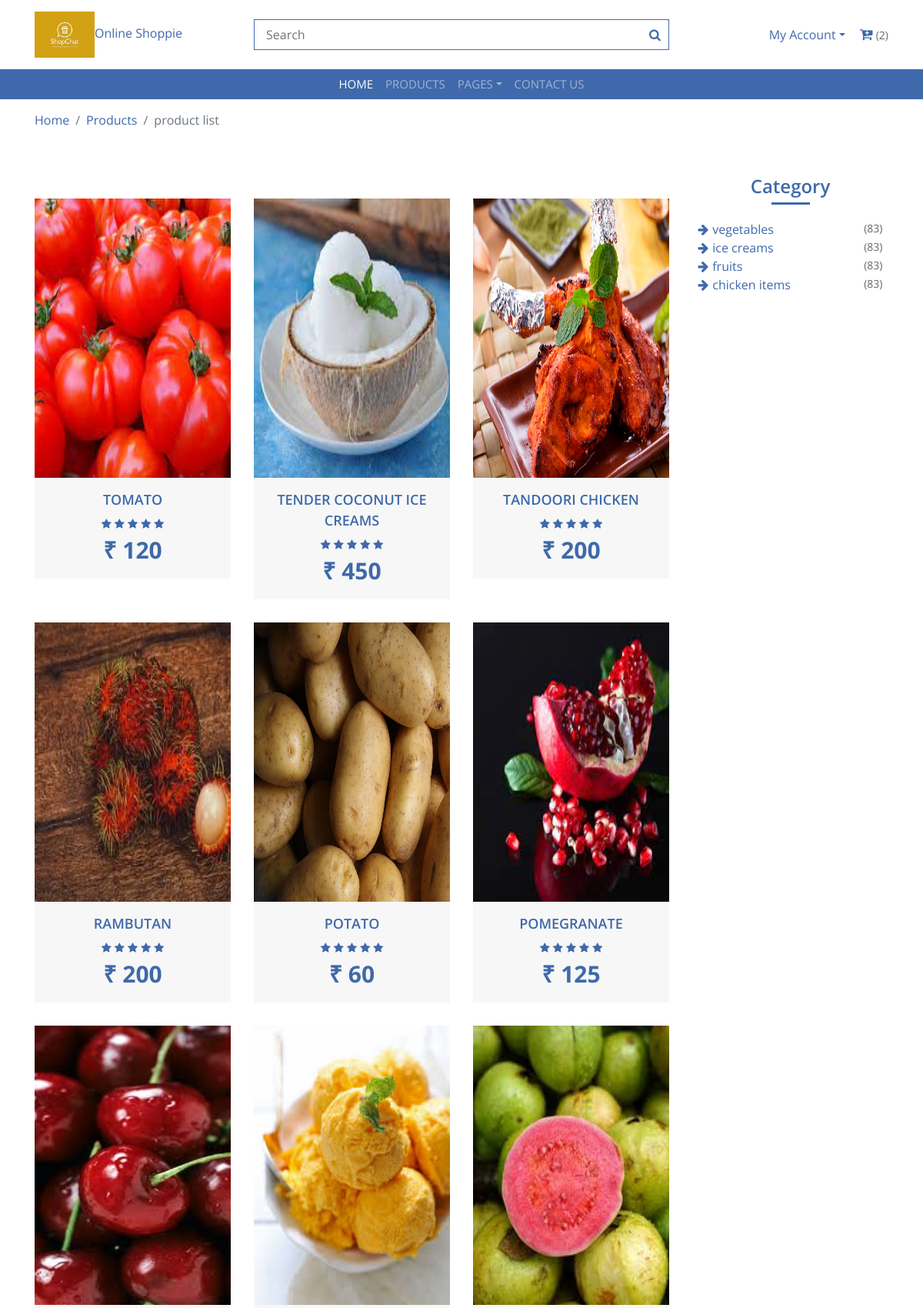
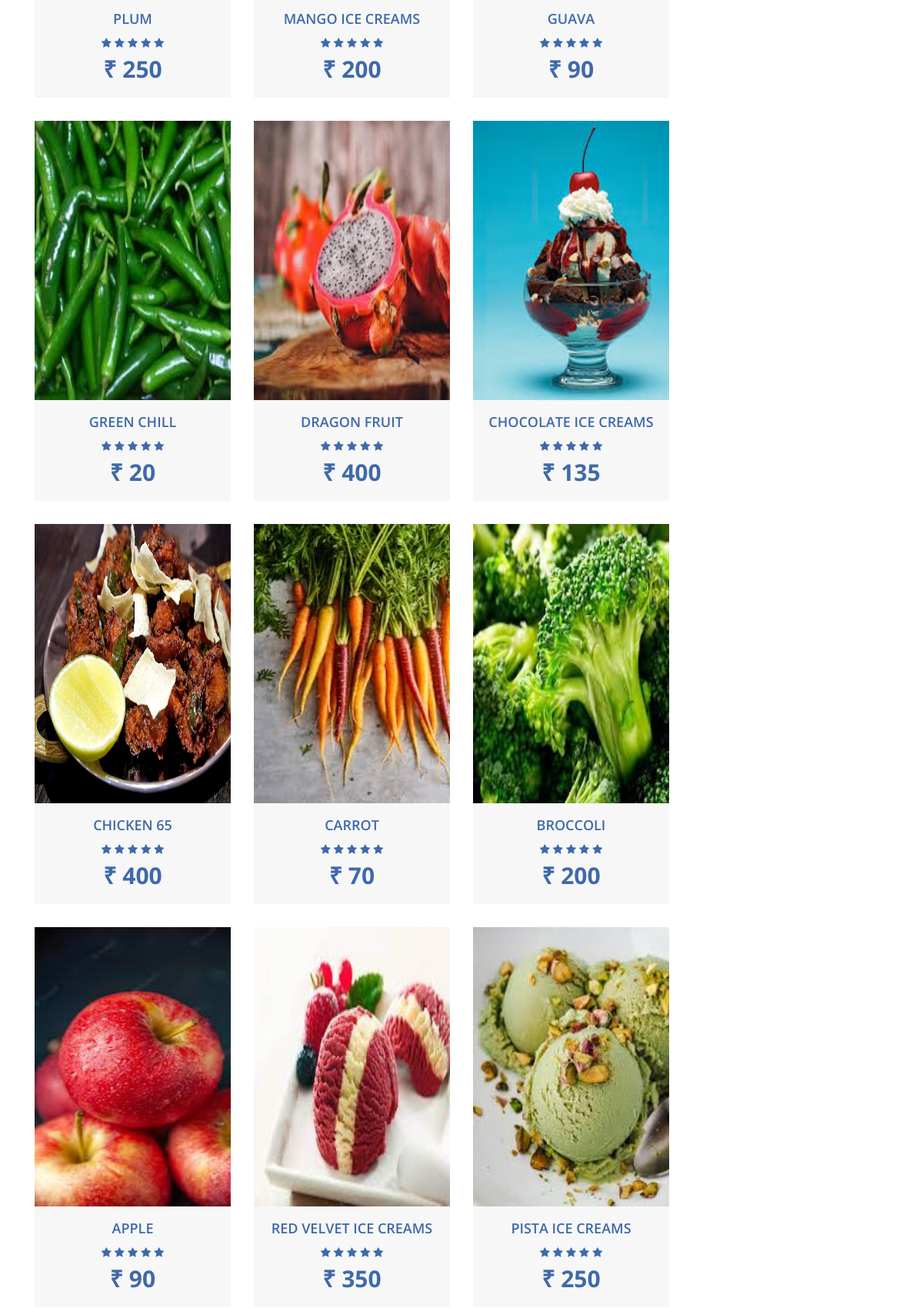
Screenshot of /product_by_cat (signed in, upper part) with the database file from the repository (2 pictures, top to bottom).
### home_app/models.py (models this page shows, shortened)
class Product(models.Model):
    category=models.ForeignKey(Category,on_delete=models.CASCADE,default=True,null=False)
    name=models.CharField(max_length=250,unique=True)
    slug=models.SlugField(max_length=250,unique=True)
    img=models.ImageField(upload_to='products')
    desc=models.TextField()
    stock=models.IntegerField()
    available=models.BooleanField()
    price=models.IntegerField()
    class Meta:
        ordering=('-name',)

class Category(models.Model):
    name=models.CharField(max_length=250,unique=True,db_index=True)
    slug=models.SlugField(max_length=250,unique=True)
    img=models.ImageField(upload_to='category')
    class Meta:
        ordering = ('-name',)
        verbose_name = 'category'
        verbose_name_plural = 'categories'

### home_app/views.py (the view)
# urls.py: path('product_by_cat',views.product_by_cat,name='product_by_cat'),
def product_by_cat(request):
    cart_items = CartItem.objects.filter(user=request.user)
    total_items = sum(item.quantity for item in cart_items)
    cat=Category.objects.all()
    category=request.GET.get('category')
    if category==None:
        products=Product.objects.all()
    else:
        products=Product.objects.filter(category__name=category)
    context={'cat':cat,'products':products,'total_items':total_items}
    return render(request,'cat-product-list.html',context)

### templates/cat-product-list.html (shortened to what this page needs)
{% load static %}
<!DOCTYPE html>
<html lang="en">
<head>
    <link href="https://cdn.jsdelivr.net/npm/bootstrap@5.0.2/dist/css/bootstrap.min.css" rel="stylesheet"
>
    <link href="https://stackpath.bootstrapcdn.com/bootstrap/4.4.1/css/bootstrap.min.css" rel="stylesheet">
    <link href="https://stackpath.bootstrapcdn.com/font-awesome/4.7.0/css/font-awesome.min.css" rel="stylesheet">
    <link href="{% static 'lib/slick/slick.css' %}" rel="stylesheet">
    <link href="{% static 'lib/slick/slick-theme.css' %}" rel="stylesheet">
    <link href="{% static 'css/style.css' %}" rel="stylesheet">
</head>
<body>
<div class="top-header">
    <div class="container">
        <div class="row align-items-center">
            <div class="col-md-3">
                <div class="logo">
                    <a href="" class="text-center">
                        <img src="{% static 'img/logo.jpg' %}" alt="Logo">Online Shoppie
                    </a>
                </div>
            </div>
            <div class="col-md-6">
                <div class="search">
                    <input type="text" placeholder="Search">
                    <button><i class="fa fa-search"></i></button>
                </div>
            </div>
            <div class="col-md-3">
                <div class="user">
                    <div class="dropdown">
                        <a href="#" class="dropdown-toggle" data-toggle="dropdown">My Account</a>
                    </div>
                    <div class="cart">
                        <i class="fa fa-cart-plus"></i>
                             <span>({{ total_items }})</span>
                    </div>
                </div>
            </div>
        </div>
    </div>
</div>
<div class="header">
    <div class="container">
        <nav class="navbar navbar-expand-md bg-dark navbar-dark">
            <div class="collapse navbar-collapse justify-content-between" id="navbarCollapse">
                <div class="navbar-nav m-auto">
                    <a href="{% url 'home' %}" class="nav-item nav-link active">Home</a>
                    <a href="{% url 'showall_product' %}" class="nav-item nav-link">Products</a>
                    <div class="nav-item dropdown">
                        <a href="#" class="nav-link dropdown-toggle" data-toggle="dropdown">Pages</a>
                    </div>
                    <a href="{% url 'contact' %}" class="nav-item nav-link">Contact Us</a>
                </div>
            </div>
        </nav>
    </div>
</div>
<div class="breadcrumb-wrap">
    <div class="container">
        <ul class="breadcrumb">
            <li class="breadcrumb-item"><a href="home">Home</a></li>
            <li class="breadcrumb-item"><a href="productlist">Products</a></li>
            <li class="breadcrumb-item active">product list</li>
        </ul>
    </div>
</div>
<div class="product-view">
    <div class="container">
        <div class="row">
            <div class="col-md-9">
                <div class="row">
                    <div class="col-lg-12">
                        <div class="row">
                            <div class="col-md-8">
                            </div>
                            <div class="col-md-4">
                            </div>
                        </div>
                    </div>
                    {% for i in products %}
                    <div class="col-lg-4">
                        <div class="product-item">
                            <div class="product-image">
                                <a href="{% url 'productdetail' i.id %}">
                                    <img src="{{i.img.url}}" alt="Product Image">
                                </a>
                            </div>
                            <div class="product-content">
                                <div class="title text-uppercase"><a href="#">{{i.name}}</a></div>
                                <div class="ratting">
                                    <i class="fa fa-star"></i>
                                    <i class="fa fa-star"></i>
                                    <i class="fa fa-star"></i>
                                    <i class="fa fa-star"></i>
                                    <i class="fa fa-star"></i>
                                </div>
                                <div class="price">₹ {{i.price}}</div>
                            </div>
                        </div>
                    </div>
                    {% endfor %}
                </div>
            </div>
            <div class="col-md-3">
                <div class="sidebar-widget category">
                    <h2 class="title">Category</h2>
                    {% for c in cat %}
                    <ul>
                        <li class="text-lowercase"><a href="#">{{c.name}}</a><span>(83)</span></li>
                    </ul>
                    {% endfor %}
                </div>
            </div>
        </div>
    </div>
</div>
</body>
</html>

### static/css/style.css (style rules this page uses)
body { color: #666666; font-family: 'Open Sans', sans-serif; font-weight: 400; background: #ffffff; }
a { color: #3F69AA; transition: 0.5s; }
h1, h2, h3, h4, h5, h6 { color: #666666; margin: 0 0 15px 0; padding: 0; }
.top-header { padding: 15px 0; background: #ffffff; }
.top-header .logo { text-align: left; overflow: hidden; }
.top-header .logo a img { max-height: 60px; }
.top-header .search { width: 100%; }
.top-header .search input[type=text] { width: 100%; height: 40px; padding: 0 15px; color: #666666; border: 1px solid #3F69AA; }
.top-header .search button { position: absolute; width: 40px; height: 38px; top: 1px; right: 16px; padding: 0 15px; border: none; background: none; color: #3F69AA; }
.top-header .user { width: 100%; text-align: right; }
.top-header .user .dropdown { display: inline-block; margin-right: 15px; }
.top-header .user .cart { display: inline-block; }
.top-header .user .cart i { color: #3F69AA; font-size: 18px; }
.top-header .user .cart span { color: #666666; font-size: 14px; }
@media (min-width: 768px) { .top-header { max-height: 90px; } }
.header { position: relative; }
.header .navbar { height: 100%; padding: 0; }
@media (min-width: 768px) { .header, .header .navbar { background: #3F69AA !important; } }
@media (min-width: 768px) { .header a.nav-link { padding: 8px 15px; font-size: 15px; text-transform: uppercase; } }
.breadcrumb-wrap { position: relative; width: 100%; background: #ffffff; }
.breadcrumb-wrap .breadcrumb { margin: 15px 0 0 0; padding: 0; background: none; }
.category { position: relative; padding: 0 7.5px; background: #ffffff; }
.product-item { position: relative; background-color: #f7f7f7; padding-bottom: 15px; }
.product-item .product-image { position: relative; overflow: hidden; }
.product-item .product-image a { display: block; background: #3F69AA; margin-bottom: 15px; transition: .3s; }
.product-item .product-image img { width: 300px; height:363px }
.product-item .product-content { position: relative; width: 100%; text-align: center; background: #f7f7f7; }
.product-item .product-content .title, .product-item .product-content .ratting, .product-item .product-content .price { position: relative; width: 100%; }
.product-item .product-content .title { margin-bottom: 5px; }
.product-item .product-content .title a { color: #3F69AA; font-size: 18px; font-weight: 600; }
.product-item .product-content .ratting i { font-size: 14px; color: #3F69AA; }
.product-item .product-content .price { font-size: 30px; color: #3F69AA; font-weight: 700; }
.product-view { position: relative; width: 100%; padding: 60px 0; }
.product-view .product-item { margin-bottom: 30px; }
.sidebar-widget { position: relative; width: 100%; margin-bottom: 45px; }
.sidebar-widget:last-child { margin-bottom: 0; }
.sidebar-widget .title { position: relative; color: #3F69AA; font-size: 24px; font-weight: 600; text-align: center; text-transform: capitalize; padding-bottom: 10px; margin-bottom: 20px; }
.sidebar-widget .title::after { content: ''; position: absolute; width: 50px; height: 3px; left: calc(50% - 25px); bottom: 0; background: #3F69AA; }
.sidebar-widget.brands ul, .sidebar-widget.category ul { margin: 0; padding: 0; list-style: none; }
.sidebar-widget.brands ul li, .sidebar-widget.category ul li { margin-bottom: 12px; }
.sidebar-widget.brands ul li:last-child, .sidebar-widget.category ul li:last-child { margin-bottom: 0; }
.sidebar-widget.brands ul li a, .sidebar-widget.category ul li a { color: #3F69AA; font-size: 16px; font-weight: 400; white-space: nowrap; display: inline-block; line-height: 23px; }
.sidebar-widget.brands ul li a::before, .sidebar-widget.category ul li a::before { content: '\f061'; font-family: 'FontAwesome'; padding-right: 5px; }
.sidebar-widget.brands ul li span, .sidebar-widget.category ul li span { display: inline-block; float: right; color: #666666; font-size: 14px; font-weight: 400; }

### rows the page displays
Product: img (picture), name "TOMATO", price "120"
Product: img (picture), name "TENDER COCONUT ICE CREAMS", price "450"
Product: img (picture), name "TANDOORI CHICKEN", price "200"
Product: img (picture), name "RAMBUTAN", price "200"
Product: img (picture), name "POTATO", price "60"
Product: img (picture), name "POMEGRANATE", price "125"
Product: img (picture), name "PLUM", price "250"
Product: img (picture), name "MANGO ICE CREAMS", price "200"
Product: img (picture), name "GUAVA", price "90"
Product: img (picture), name "GREEN CHILL", price "20"
Product: img (picture), name "DRAGON FRUIT", price "400"
Product: img (picture), name "CHOCOLATE ICE CREAMS", price "135"
Product: img (picture), name "CHICKEN 65", price "400"
Product: img (picture), name "CARROT", price "70"
Product: img (picture), name "BROCCOLI", price "200"
Product: img (picture), name "APPLE", price "90"
Product: img (picture), name "RED VELVET ICE CREAMS", price "350"
Product: img (picture), name "PISTA ICE CREAMS", price "250"
Category: name "vegetables"
Category: name "ice creams"
Category: name "fruits"
Category: name "chicken items"

### other values shown
{{ total_items }} "2"
